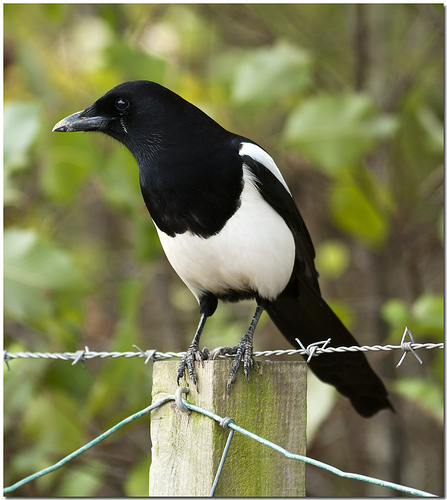
#> input picture machlearning/data/imgs/bird1.jpg, 447 x 500 px, given in place of the camera
$ python cv2_mask.py
#> lines starting #> are read from the running program, lines starting #| are printed output that depends on the picture; after the words box and inside, x2 and y2 are one past the last pixel; in counts of white or black regions, pixels touching at a corner belong together
import numpy as np
import cv2 as cv

cap = cv.VideoCapture(0)
if not cap.isOpened():
    print('无法打开该摄像头')
    exit()
ret, frame = cap.read()
#> frame is the input picture: shape (500, 447, 3); mean B, G, R 82.5, 121.5, 120.1

x, y, w, h = 300, 200, 100, 50 # simply hardcoded the values
track_window = (x, y, w, h)
# set up the ROI for tracking
roi = frame[y:y+h, x:x+w]
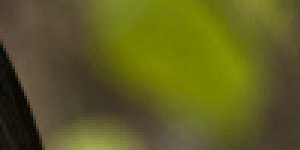
#> roi: shape (50, 100, 3) (shown 3 times larger); mean B, G, R 32.9, 92.9, 94.3
hsv_roi =  cv.cvtColor(roi, cv.COLOR_BGR2HSV)
#> hsv_roi: shape (50, 100, 3); mean H, S, V 26.6, 158.6, 97.5
mask = cv.inRange(hsv_roi, np.array((0., 60.,32.)), np.array((180.,255.,255.)))
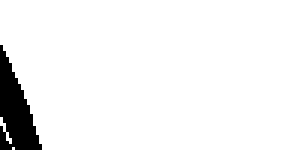
#> mask: shape (50, 100) (shown 3 times larger); 94.7% white; 1 black region, box (x1, y1, x2, y2) and area: (0, 15, 14, 50) 267
roi_hist = cv.calcHist([hsv_roi],[0],mask,[180],[0,180])
#> roi_hist = 180 values, max 865 at index 32, min 0 at index 0, mean 26.29
cv.normalize(roi_hist,roi_hist,0,255,cv.NORM_MINMAX)
# Setup the termination criteria, either 10 iteration or move by at least 1 pt
term_crit = ( cv.TERM_CRITERIA_EPS | cv.TERM_CRITERIA_COUNT, 10, 1 )
while(1):
    ret, frame = cap.read()
    if ret == True:
        hsv = cv.cvtColor(frame, cv.COLOR_BGR2HSV)
#> hsv: shape (500, 447, 3); mean H, S, V 34.7, 94.1, 124.7
        dst = cv.calcBackProject([hsv],[0],roi_hist,[0,180],1)
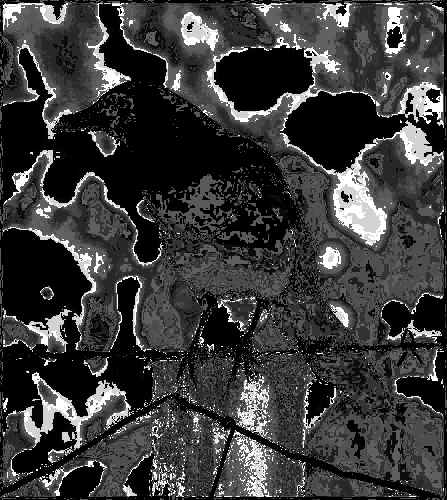
#> dst: shape (500, 447); min 0, max 255, mean 58.7
        # apply meanshift to get the new location
        ret, track_window = cv.meanShift(dst, track_window, term_crit)
#> ret = 7; track_window = (309, 188, 100, 50)
        # Draw it on image
        x,y,w,h = track_window
#> x = 309; y = 188; w = 100; h = 50
        img2 = cv.rectangle(frame, (x,y), (x+w,y+h), 255,2)
        cv.imshow('img2',img2)
        if cv.waitKey(1) == ord('q'):
#> (key q is pressed here)
            break
    else:
        break

# 当程序结束时，释放该摄像头资源
cap.release()
cv.destroyAllWindows()

$ run again, on machlearning/data/imgs/dogtwo1.jpg
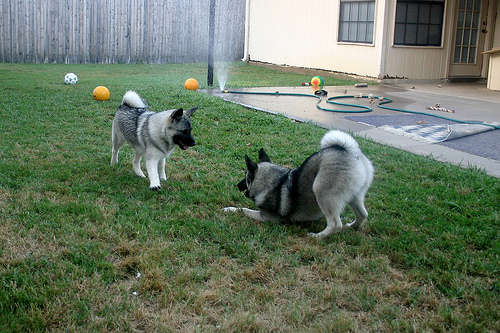
#> input picture machlearning/data/imgs/dogtwo1.jpg, 500 x 333 px, given in place of the camera
#> frame is the input picture: shape (333, 500, 3); mean B, G, R 98.3, 118.5, 104.2
#> hsv_roi: shape (50, 100, 3); mean H, S, V 54.4, 91.1, 82.1
#> `mask = cv.inRange(hsv_roi, np.array((0., 60.,32.)), np.array((180.,255..`:
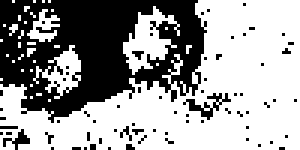
#> mask: shape (50, 100) (shown 3 times larger); 62% white; 70 black regions (67 under 20 px), largest, box (x1, y1, x2, y2) and area: (0, 0, 69, 41) 1705, (61, 31, 77, 40) 46, (1, 43, 10, 50) 24
#> roi_hist = 180 values, max 176 at index 50, min 0 at index 0, mean 17.22
#> hsv: shape (333, 500, 3); mean H, S, V 57.1, 77.2, 122.7
#> `dst = cv.calcBackProject([hsv],[0],roi_hist,[0,180],1)`:
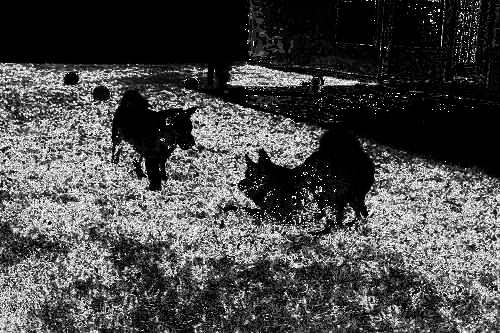
#> dst: shape (333, 500); min 0, max 255, mean 72.6
#> ret = 10; track_window = (353, 203, 100, 50)
#> x = 353; y = 203; w = 100; h = 50
